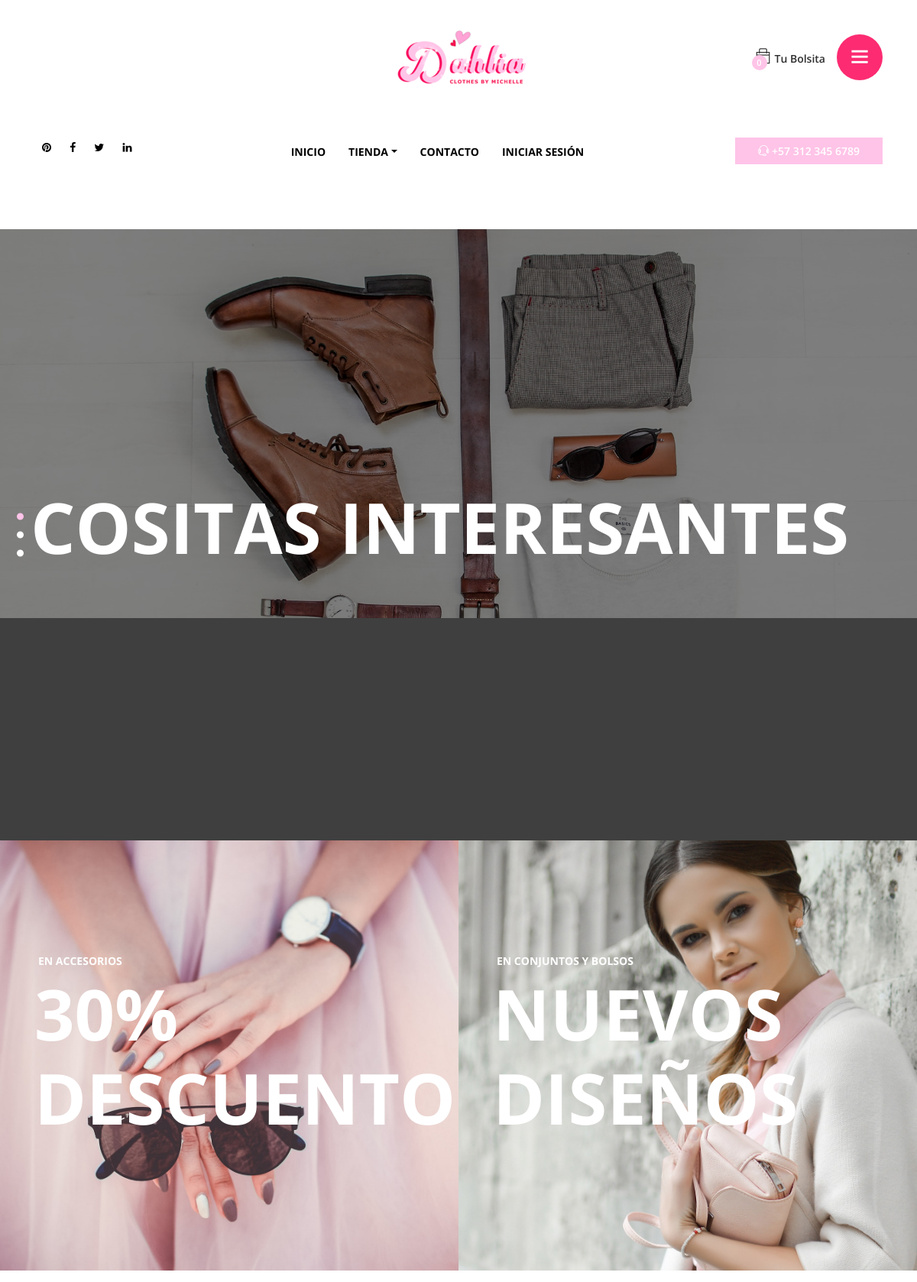
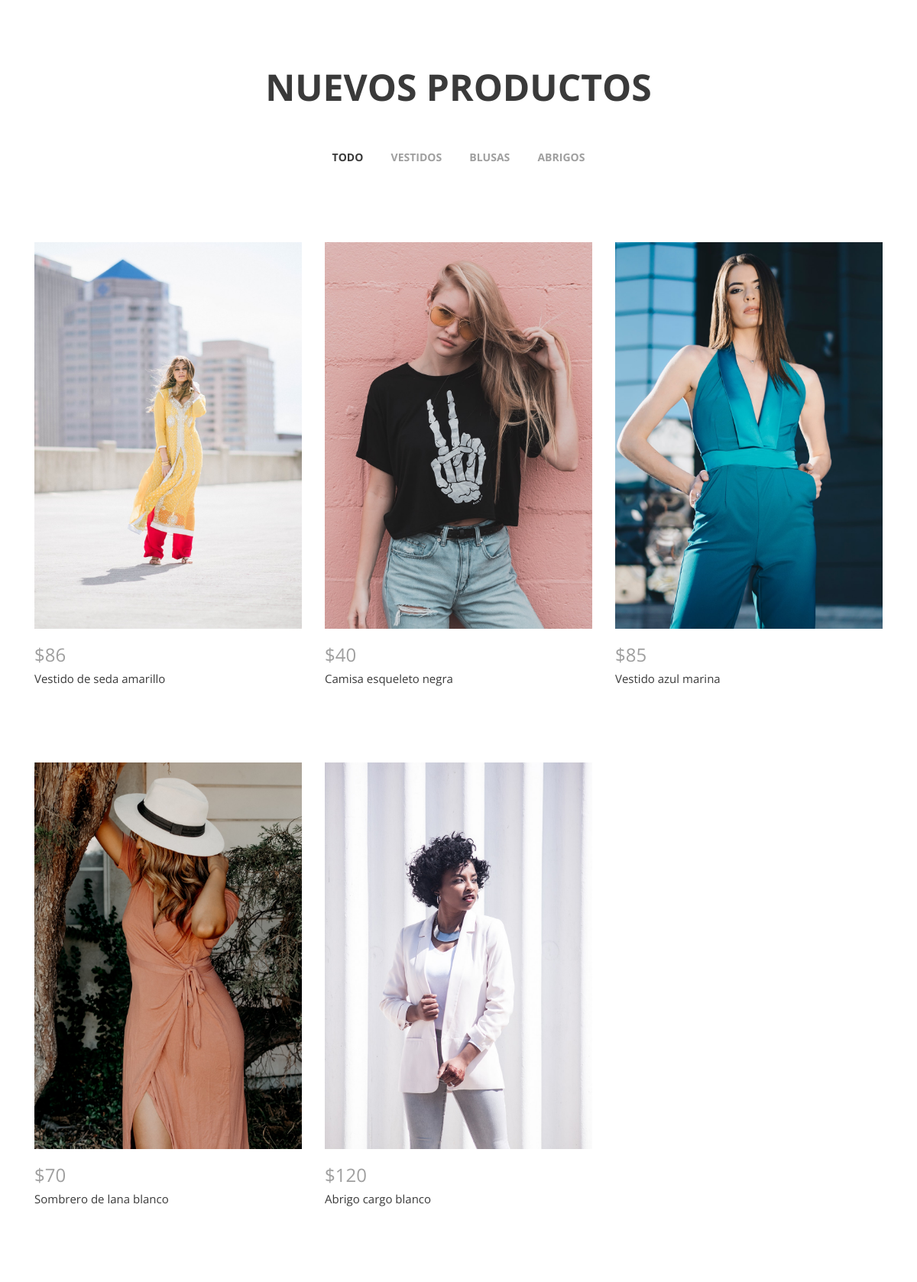
The page / (upper part) on the database its author committed (2 pictures, top to bottom).
### tables this page shows
CREATE TABLE `productos` (
  `id_producto` int(11) NOT NULL,
  `nombre_producto` varchar(50) NOT NULL,
  `image_producto` varchar(250) NOT NULL,
  `stock_producto` int(10) NOT NULL,
  `id_categoria` int(11) NOT NULL,
  `precio_producto` int(11) NOT NULL,
  `descripcion_producto` text NOT NULL
);

### control/funciones.php (called while the page is built, shortened)
<?php
  $RUTA = 'http://localhost/pages/dahlia';
  $login = false;
  $carrito = array();
?>

### control/traer_categorias.php (called while the page is built)
<?php
  $sentencia = $conexion->prepare("SELECT * FROM categorias");
  $sentencia->execute();
  $categorias = $sentencia->fetchAll();
?>

### index.php (the view, shortened to what this page needs)
<?php
  require_once('control/funciones.php');
  $conexion = conexion();
  require_once('control/traer_categorias.php');
  $sentencia = $conexion->prepare("SELECT * FROM configuraciones");
  $sentencia->execute();
  $configuraciones = $sentencia->fetchAll();
  $sentencia = $conexion->prepare("SELECT * FROM productos
    INNER JOIN categorias ON productos.id_categoria = categorias.id_categoria
    ORDER BY id_producto DESC LIMIT ".$configuraciones[0]['valor_configuracion']."
  ");
  $sentencia->execute();
  $productos = $sentencia->fetchAll();
  $categoriasUsadas = array();
  foreach ($productos as $producto) {
    if (!in_array($producto['nombre_categoria'], $categoriasUsadas)) {
      array_push($categoriasUsadas, $producto['nombre_categoria']);
    }
  }
?>
<!DOCTYPE html>
<html lang="es">
<head>
  <?php require_once('vistas/head.php'); ?>
</head>
<body>
  <?php require_once('vistas/siderbar.php'); ?>
  <div id="wrapper">
    <?php require_once('vistas/header.php'); ?>
    <section class="welcome_area">
      <div class="welcome_slides owl-carousel">
        <div
          class="single_slide height-800 bg-img background-overlay"
          style="background-image: url(<?php echo($RUTA); ?>/archivos/img/bg-img/bg-1.jpg)"
        >
          <div class="container h-100">
            <div class="row h-100 align-items-center">
              <div class="col-12">
                <div class="welcome_slide_text">
                  <h2
                    data-animation="fadeInUp"
                    data-delay="500ms"
                    data-duration="500ms"
                  >
                    Cositas Interesantes
                  </h2>
                </div>
              </div>
            </div>
          </div>
        </div>
      </div>
    </section>
    <section class="top_catagory_area d-md-flex clearfix">
      <div
        class="single_catagory_area d-flex align-items-center bg-img"
        style="background-image: url(<?php echo($RUTA); ?>/archivos/img/bg-img/bg-2.jpg)"
      >
        <div class="catagory-content">
          <h6>En Accesorios</h6>
          <h2>30% Descuento</h2>
        </div>
      </div>
      <div
        class="single_catagory_area d-flex align-items-center bg-img"
        style="background-image: url(<?php echo($RUTA); ?>/archivos/img/bg-img/bg-3.jpg)"
      >
        <div class="catagory-content">
          <h6>En Conjuntos y Bolsos</h6>
          <h2>Nuevos Diseños</h2>
        </div>
      </div>
    </section>
    <section class="new_arrivals_area section_padding_100_0 clearfix">
      <div class="container">
        <div class="row">
          <div class="col-12">
            <div class="section_heading text-center">
              <h2>Nuevos Productos</h2>
            </div>
          </div>
        </div>
      </div>
      <div class="karl-projects-menu mb-100">
        <div class="text-center portfolio-menu">
          <button class="btn active" data-filter="*">Todo</button>
          <?php foreach($categoriasUsadas as $categoria): ?>
            <button class="btn" data-filter=".<?php echo($categoria); ?>">
              <?php echo($categoria); ?>
            </button>
          <?php endforeach; ?>
        </div>
      </div>
      <div class="container">
        <div class="row karl-new-arrivals">
          <?php foreach($productos as $producto): ?>
            <div
              class="col-12 col-sm-6 col-md-4 single_gallery_item wow fadeInUpBig <?php echo($producto['nombre_categoria']); ?>"
              data-wow-delay="0.2s"
            >
              <div class="product-img">
                <img src="<?php echo($RUTA); ?>/archivos/img/productos/<?php echo($producto['image_producto']); ?>" alt="image_producto" />
              </div>
              <div class="product-description">
                <h4 class="product-price">$<?php echo($producto['precio_producto']); ?></h4>
                <p><?php echo($producto['nombre_producto']); ?></p>
              </div>
            </div>
          <?php endforeach; ?>
        </div>
      </div>
    </section>
  </div>
</body>
</html>

### vistas/head.php (shortened to what this page needs)
<link rel="stylesheet" href="<?php echo($RUTA); ?>/archivos/css/core-style.css" />
<link rel="stylesheet" href="<?php echo($RUTA); ?>/archivos/css/responsive.css" />
<link rel="stylesheet" href="<?php echo($RUTA); ?>/archivos/css/sweetalert2.min.css" />

### vistas/siderbar.php (shortened to what this page needs)
<div class="catagories-side-menu">
  <div id="sideMenuClose">
  </div>
  <div class="nav-side-menu">
    <div class="menu-list">
      <h6>Categorías</h6>
      <ul id="menu-content" class="menu-content">
        <?php foreach($categorias as $categoria): ?>
          <li>
            <a href="<?php echo($RUTA); ?>/tienda.php?categoria=<?php echo($categoria['nombre_categoria']); ?>">
            </a>
          </li>
        <?php endforeach; ?>
      </ul>
    </div>
  </div>
</div>

### vistas/header.php (shortened to what this page needs)
<header class="header_area">
  <div class="top_header_area">
    <div class="container h-100">
      <div class="row h-100 align-items-center justify-content-end">
        <div class="col-12 col-lg-7">
          <div class="top_single_area d-flex align-items-center">
            <div class="top_logo">
              <a href="index.php"><img src="<?php echo($RUTA); ?>/archivos/img/core-img/logo.png" alt="dahlia logo" /></a>
            </div>
            <div
              class="header-cart-menu d-flex align-items-center ml-auto"
            >
              <div class="cart">
                <a href="#" id="header-cart-btn"
                  ><span class="cart_quantity"><?php echo(count($carrito)); ?></span>
                  <i class="ti-bag"></i>Tu Bolsita</a
                >
              </div>
              <div class="header-right-side-menu ml-15">
                <a href="#" id="sideMenuBtn"
                  ><i class="ti-menu" aria-hidden="true"></i
                ></a>
              </div>
            </div>
          </div>
        </div>
      </div>
    </div>
  </div>
  <div class="main_header_area">
    <div class="container h-100">
      <div class="row h-100">
        <div class="col-12 d-md-flex justify-content-between">
          <div class="header-social-area">
            <a href="#"><i class="fa fa-pinterest" aria-hidden="true"></i></a>
            <a href="#"><i class="fa fa-facebook" aria-hidden="true"></i></a>
            <a href="#"><i class="fa fa-twitter" aria-hidden="true"></i></a>
            <a href="#"><i class="fa fa-linkedin" aria-hidden="true"></i></a>
          </div>
          <div class="main-menu-area">
            <nav class="navbar navbar-expand-lg align-items-start">
              <div
                class="collapse navbar-collapse align-items-start collapse"
                id="karl-navbar"
              >
                <ul class="navbar-nav animated" id="nav">
                  <li class="nav-item active">
                    <a class="nav-link" href="<?php echo($RUTA); ?>/index.php">Inicio</a>
                  </li>
                  <li class="nav-item dropdown">
                    <a
                      class="nav-link dropdown-toggle"
                      href="#"
                      id="tienda"
                      role="button"
                      data-toggle="dropdown"
                      aria-haspopup="true"
                      aria-expanded="false"
                      >Tienda</a
                    >
                  </li>
                  <li class="nav-item">
                    <a class="nav-link" href="#">Contacto</a>
                  </li>
                  <li class="nav-item">
                    <?php if(isset($_SESSION['usuario']) && isset($_SESSION['tipo'])): ?>
                      <a class="nav-link" href="<?php echo($RUTA); ?>/cuenta.php">Mi cuenta</a>
                    <?php elseif(!$login): ?>
                      <a class="nav-link" href="<?php echo($RUTA); ?>/login.php">Iniciar Sesión</a>
                    <?php elseif($login): ?>
                      <a class="nav-link" href="<?php echo($RUTA); ?>/registro.php">Registrarme</a>
                    <?php endif; ?>
                  </li>
                </ul>
              </div>
            </nav>
          </div>
          <div class="help-line">
            <a href="tel:+573123456789"
              ><i class="ti-headphone-alt"></i> +57 312 345 6789</a
            >
          </div>
        </div>
      </div>
    </div>
  </div>
</header>

### rows shown on the page
productos: image_producto (picture), precio_producto "86", nombre_producto "Vestido de seda amarillo"
productos: image_producto (picture), precio_producto "40", nombre_producto "Camisa esqueleto negra"
productos: image_producto (picture), precio_producto "85", nombre_producto "Vestido azul marina"
productos: image_producto (picture), precio_producto "70", nombre_producto "Sombrero de lana blanco"
productos: image_producto (picture), precio_producto "120", nombre_producto "Abrigo cargo blanco"

### other values the page prints
count($carrito) "0"
$categoria "VESTIDOS"
$categoria "BLUSAS"
$categoria "ABRIGOS"
